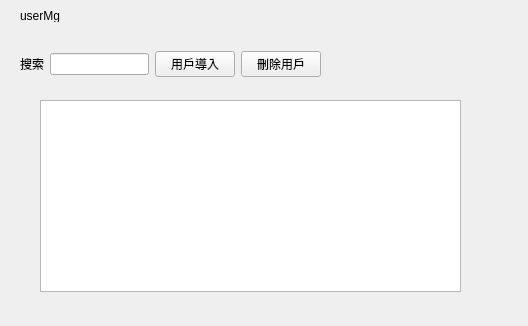
<?xml version="1.0" encoding="UTF-8"?>
<ui version="4.0">
 <class>Cell_Usermgr</class>
 <widget class="QWidget" name="Cell_Usermgr">
  <property name="geometry">
   <rect>
    <x>0</x>
    <y>0</y>
    <width>528</width>
    <height>326</height>
   </rect>
  </property>
  <property name="windowTitle">
   <string>Form</string>
  </property>
  <widget class="QTableView" name="tableView">
   <property name="geometry">
    <rect>
     <x>40</x>
     <y>100</y>
     <width>421</width>
     <height>192</height>
    </rect>
   </property>
  </widget>
  <widget class="QWidget" name="widget" native="true">
   <property name="geometry">
    <rect>
     <x>10</x>
     <y>10</y>
     <width>451</width>
     <height>80</height>
    </rect>
   </property>
   <widget class="QLabel" name="label_2">
    <property name="geometry">
     <rect>
      <x>10</x>
      <y>0</y>
      <width>40</width>
      <height>12</height>
     </rect>
    </property>
    <property name="text">
     <string>userMgr</string>
    </property>
   </widget>
   <widget class="QWidget" name="">
    <property name="geometry">
     <rect>
      <x>10</x>
      <y>30</y>
      <width>391</width>
      <height>48</height>
     </rect>
    </property>
    <layout class="QGridLayout" name="gridLayout">
     <item row="0" column="2">
      <widget class="QPushButton" name="pushButton">
       <property name="text">
        <string>用戶導入</string>
       </property>
      </widget>
     </item>
     <item row="0" column="0">
      <widget class="QLabel" name="label">
       <property name="text">
        <string>搜索</string>
       </property>
      </widget>
     </item>
     <item row="0" column="3">
      <widget class="QPushButton" name="pushButton_2">
       <property name="text">
        <string>刪除用戶</string>
       </property>
      </widget>
     </item>
     <item row="0" column="1">
      <widget class="QLineEdit" name="lineEdit"/>
     </item>
     <item row="0" column="4">
      <spacer name="horizontalSpacer">
       <property name="orientation">
        <enum>Qt::Horizontal</enum>
       </property>
       <property name="sizeHint" stdset="0">
        <size>
         <width>98</width>
         <height>20</height>
        </size>
       </property>
      </spacer>
     </item>
    </layout>
   </widget>
  </widget>
 </widget>
 <resources/>
 <connections/>
</ui>
